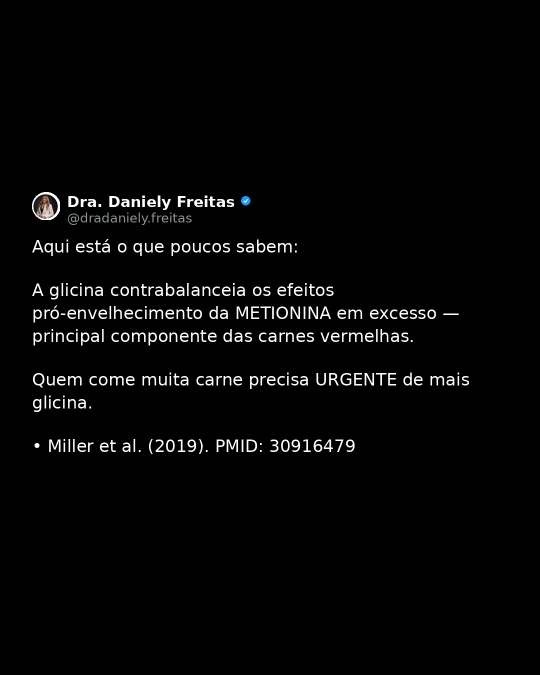
#> input picture tmp_fix_glynac/png/slide_08.png, 1080 x 1350 px (shown at 1/2 size); its folder holds only this picture in this run
$ python creative_compliance.py ../../../tmp_fix_glynac/png/slide_08.png ../../../tmp_fix_glynac/png/slide_08.png
#> lines starting #> are read from the running program, lines starting #| are printed output that depends on the picture
### sistemas/content-engine-os/render_worker/codex_llm.py
# -*- coding: utf-8 -*-
"""
codex_llm.py — cliente UNICO de LLM do Content Engine OS (texto E visao).

REGRA DO TIARO (durável): NUNCA OpenRouter. SEMPRE Codex GPT-5.5 via gateway OAuth.
Fala com o codex-gateway no host (codex_gateway.py -> `codex exec`, OAuth):
    POST http://<host>:<port>/generate  {system, prompt, model, timeout, images?, output_schema?} -> {ok, content}

Config (env primeiro, depois /etc/content-engine/codex-gateway.env):
    CODEX_GATEWAY_HOST (def 172.19.0.1), CODEX_GATEWAY_PORT (def 8030),
    CODEX_GATEWAY_TOKEN, CODEX_MODEL (def gpt-5.5)
"""
from __future__ import annotations
import os, json, base64, mimetypes, urllib.request

_ENV_FILE = "/etc/content-engine/codex-gateway.env"


def _cfg():
    host = os.environ.get("CODEX_GATEWAY_HOST")
    port = os.environ.get("CODEX_GATEWAY_PORT")
    token = os.environ.get("CODEX_GATEWAY_TOKEN")
    model = os.environ.get("CODEX_MODEL")
    if not (host and port and token and model) and os.path.exists(_ENV_FILE):
        try:
            for line in open(_ENV_FILE, encoding="utf-8"):
                line = line.strip()
                if not line or line.startswith("#") or "=" not in line:
                    continue
                k, v = line.split("=", 1)
                v = v.strip().strip('"').strip("'")
                if k == "CODEX_GATEWAY_HOST" and not host:
                    host = v
                elif k == "CODEX_GATEWAY_PORT" and not port:
                    port = v
                elif k == "CODEX_GATEWAY_TOKEN" and not token:
                    token = v
                elif k == "CODEX_MODEL" and not model:
                    model = v
        except Exception:
            pass
    return host or "172.19.0.1", port or "8030", token or "", model or "gpt-5.5"


def _to_data_url(im: str) -> str:
    """Caminho local -> data-URL base64; data-URL passa direto."""
    if isinstance(im, str) and im.startswith("data:"):
        return im
    mime = mimetypes.guess_type(im)[0] or "image/jpeg"
    b64 = base64.b64encode(open(im, "rb").read()).decode()
    return f"data:{mime};base64,{b64}"


def _post(payload: dict, timeout: int, retries: int) -> str:
    host, port, token, _ = _cfg()
    url = f"http://{host}:{port}/generate"
    data = json.dumps(payload, ensure_ascii=False).encode("utf-8")
    headers = {"Content-Type": "application/json"}
    if token:
        headers["Authorization"] = f"Bearer {token}"
    last = ""
    for _ in range(retries):
        try:
            req = urllib.request.Request(url, data=data, headers=headers, method="POST")
            with urllib.request.urlopen(req, timeout=timeout) as r:
                d = json.loads(r.read().decode("utf-8"))
            if d.get("ok") and d.get("content"):
                return d["content"]
            last = d.get("error", "sem content")
        except Exception as e:
            last = str(e)
    raise RuntimeError(f"codex_gateway_failed: {str(last)[:240]}")


# [6 lines left out: function chat, not called in this run]


def vision_chat(system: str, user: str, images, output_schema: dict | None = None,
                model: str | None = None, timeout: int = 200, retries: int = 2) -> str:
    """Visao via Codex GPT-5.5 (OAuth). images = lista de caminhos locais ou data-URLs.
    output_schema (JSON Schema) opcional -> --output-schema no codex. Levanta RuntimeError se falhar."""
    host, port, token, dmodel = _cfg()
    norm = [_to_data_url(im) for im in (images or [])]
    payload = {"prompt": user, "system": system or "", "model": model or dmodel,
               "timeout": max(40, timeout - 20), "images": norm}
    if output_schema:
        payload["output_schema"] = output_schema
    return _post(payload, timeout, retries)


# [6 lines that do not run on import are left out]

### sistemas/content-engine-os/render_worker/creative_compliance.py
# -*- coding: utf-8 -*-
"""
creative_compliance.py — Validação VISUAL de criativos contra a política de publicidade do Meta Ads (IVS).

Centraliza, dentro do content-engine-os, a checagem de cada imagem/frame de vídeo ANTES de usar num criativo.
REGRA DO TIARO: a visão roda no **Codex GPT-5.5 via OAuth** (codex_llm.vision_chat) — NUNCA OpenRouter.

Uso (CLI): python3 creative_compliance.py <imagem> "<conceito>"
Uso (lib): from creative_compliance import assess_visual_creative
"""
from __future__ import annotations
import os, sys, json, base64, re, glob

GUARDRAILS_GLOB = "/root/cerebro-vital-slim/cerebro/areas/marketing/sub-areas/trafego-pago/meta-ads-guardrails-criativos-ivs-*.md"
ENV_PATHS = ["/root/cerebro-vital-slim/sistemas/content-engine-os/.env",
             "/root/cerebro-vital-slim/sistemas/content-engine-os/apps/api/.env"]
# rótulo apenas (a rota real é o codex-gateway / GPT-5.5 OAuth)
VISION_MODEL = "gpt-5.5 (codex)"

# JSON Schema do verdict (best-effort via --output-schema do codex; há fallback de parse)
COMPLIANCE_SCHEMA = {
    "type": "object",
    "additionalProperties": False,
    "required": ["approved", "violations", "has_text", "text_language", "matches_concept", "score", "reason"],
    "properties": {
        "approved": {"type": "boolean"},
        "violations": {"type": "array", "items": {"type": "string"}},
        "has_text": {"type": "boolean"},
        "text_language": {"type": ["string", "null"]},
        "matches_concept": {"type": "boolean"},
        "score": {"type": "integer"},
        "reason": {"type": "string"},
    },
}


def load_guardrails() -> str:
    files = sorted(glob.glob(GUARDRAILS_GLOB))
    if not files:
        return ""
    return open(files[-1], encoding="utf-8").read()


def _api_key() -> str | None:
    """Mantido por compat de import (broll_director/virality_library). Não mais usado na visão."""
    k = os.environ.get("OPENROUTER_API_KEY")
    if k:
        return k.strip()
    for p in ENV_PATHS:
        try:
            for line in open(p, encoding="utf-8"):
                if line.startswith("OPENROUTER_API_KEY="):
                    return line.split("=", 1)[1].strip()
        except Exception:
            pass
    return None


def _encode_image(image_path: str, max_side: int = 1024) -> tuple[str, str]:
    """Reduz/comprime a imagem (max_side, JPEG) p/ caber bem na visão."""
#> called with image_path = '../../../tmp_fix_glynac/png/slide_08.png', max_side = 1024
    try:
        from PIL import Image
        import io
        im = Image.open(image_path).convert("RGB")
#> im is the input picture: PIL image 1080x1350 RGB; mean R, G, B 6.2, 6.2, 6.2
        w, h = im.size
#> w = 1080; h = 1350
        scale = min(1.0, max_side / max(w, h))
#> scale = 0.759
        if scale < 1.0:
            im = im.resize((int(w * scale), int(h * scale)), Image.LANCZOS)
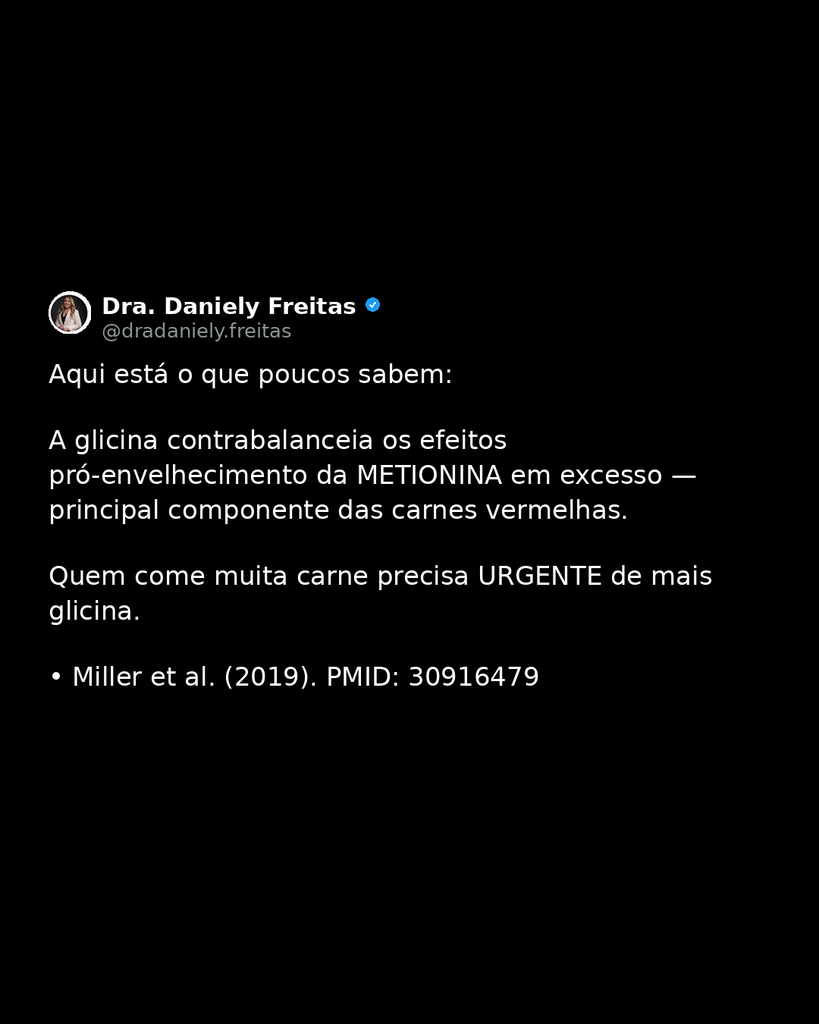
#> im: PIL image 819x1024 RGB; mean R, G, B 6.2, 6.2, 6.2
        buf = io.BytesIO()
        im.save(buf, format="JPEG", quality=85)
        return base64.b64encode(buf.getvalue()).decode(), "image/jpeg"
    except Exception:
        ext = "png" if image_path.lower().endswith("png") else "jpeg"
        return base64.b64encode(open(image_path, "rb").read()).decode(), f"image/{ext}"


def assess_visual_creative(image_path: str, concept: str, model: str = VISION_MODEL, allow_text: bool = False) -> dict:
    """Retorna verdict JSON: approved, violations[], has_text, text_language, matches_concept, score, reason.
    allow_text=True: permite texto LEGÍVEL em português aprovado (ex.: nome do programa) — ainda barra inglês/claims/medidas."""
    try:
        b64, mime = _encode_image(image_path)
    except Exception as e:
        return {"approved": False, "error": f"read_fail:{e}"}
    data_url = f"data:{mime};base64,{b64}"

    system = (
        "Voce e um auditor RIGOROSO de compliance de publicidade do Meta Ads para uma clinica medica "
        "(Instituto Vital Slim). Avalie a IMAGEM contra a politica oficial abaixo. Regra-mae: na duvida, REPROVE.\n\n"
        + load_guardrails() +
        "\n\nREPROVE (approved=false) OBRIGATORIAMENTE se a imagem contiver QUALQUER um destes:\n"
        "- medicacao, comprimido, capsula, pilula, ampola, seringa, injecao, frasco de remedio\n"
        "- balanca (pesar), fita metrica\n"
        "- antes e depois corporal, barriga exposta, close de gordura/cintura, nudez, lingerie, biquini\n"
        "- ambiente de CLINICA, consultorio, recepcao medica, sala de exames, hospital ou qualquer interior "
        "clinico/medico (so a clinica REAL do Instituto Vital Slim poderia aparecer; ambiente clinico generico/de "
        "terceiros e PROIBIDO)\n"
        "- TEXTO LEGIVEL: palavras/frases/numeros de medida/claims legiveis sobrepostos ou em destaque "
        "(has_text=true). ATENCAO: texto INCIDENTAL e ILEGIVEL/borrado ao fundo (ex.: UI de tela de celular/"
        "notebook desfocada, rotulo ilegivel) NAO conta como has_text e e tolerado. So marque has_text=true se "
        "houver PALAVRA LEGIVEL.\n"
        "- texto LEGIVEL em ingles ou a sigla 'IVS'\n"
        "Tambem REPROVE se a imagem NAO ilustrar o conceito pedido (matches_concept=false => approved=false).\n"
        "Responda SOMENTE com JSON valido, sem markdown:\n"
        '{"approved":bool,"violations":[str],"has_text":bool,"text_language":str|null,'
        '"matches_concept":bool,"score":int,"reason":str}'
    )
    if allow_text:
        system += ("\n\nEXCECAO DE TEXTO (allow_text): e PERMITIDO o texto legivel em PORTUGUES escrito num papel/"
                   "receituario com o nome do programa (ex.: 'Programa de Acompanhamento'). NESTE caso has_text pode "
                   "ser true SEM reprovar, DESDE QUE: o texto esteja em portugues correto, sem ingles, sem claims/"
                   "promessas, sem medidas (kg/cm/%), sem nome de medicamento, sem a sigla 'IVS'. Qualquer texto fora "
                   "disso continua reprovando.")
    user_text = (f'Conceito que a imagem DEVE ilustrar: "{concept}". '
                 "A imagem casa com esse conceito E e 100% compliant com a politica Meta (incluindo SEM nenhum texto)?")

    from codex_llm import vision_chat
    content, last_err = None, None
    for use_schema in (True, False):  # tenta com schema; se falhar, sem schema (robustez)
        try:
            content = vision_chat(system, user_text, images=[data_url],
                                  output_schema=COMPLIANCE_SCHEMA if use_schema else None,
                                  timeout=200)
            if content:
                break
        except Exception as e:
            last_err = str(e)[:200]
            content = None
    if not content:
        return {"approved": False, "error": last_err or "codex_vision_failed"}

    m = re.search(r"\{.*\}", content, re.S)
    try:
        verdict = json.loads(m.group(0)) if m else None
    except Exception:
        verdict = None
    if verdict is None:
        return {"approved": False, "reason": "parse_fail", "raw": content[:300]}

    # trava-dura local (defense-in-depth)
    fail = bool(verdict.get("violations")) or verdict.get("matches_concept") is False
    if not allow_text and verdict.get("has_text"):
        fail = True
    if allow_text and (verdict.get("text_language") or "").lower().startswith("en"):
        fail = True  # texto em ingles nunca passa, mesmo com allow_text
    if fail:
        verdict["approved"] = False
    verdict["model"] = VISION_MODEL
    return verdict


if __name__ == "__main__":
    img, concept = sys.argv[1], sys.argv[2]
    print(json.dumps(assess_visual_creative(img, concept), ensure_ascii=False, indent=2))
#> (the call stopped at in _post, `with urllib.request.urlopen(req, timeout=timeout) as r:`: the network is not available in this run)
